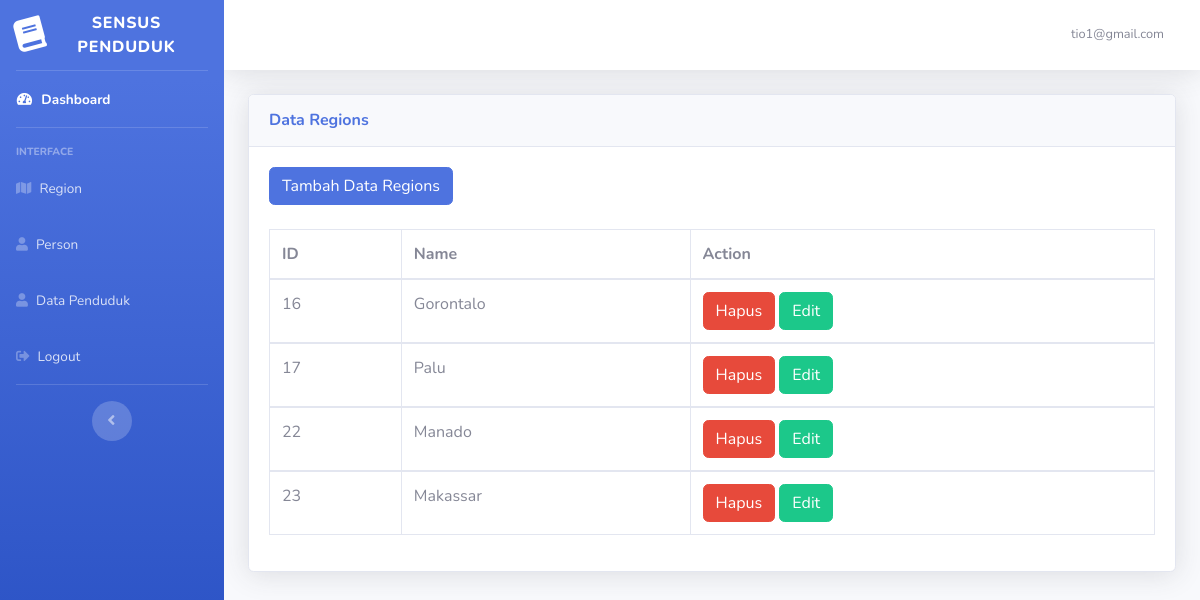
Screenshot of /admin/regions.php (signed in) with the database file from the repository.
### tables this page shows
CREATE TABLE `regions` (
  `id` int(11) NOT NULL,
  `name` varchar(100) NOT NULL,
  `created_at` datetime NOT NULL
);

### admin/regions.php (the view)
<?php
include 'header.php'
?>
        <div class="container-fluid">
          <div class="card shadow mb-4">
            <div class="card-header py-3">
              <h6 class="m-0 font-weight-bold text-primary">Data Regions</h6>
            </div>
            <div class="card-body">
                <a class="btn btn-primary btn-md" href="tambahregion.php">Tambah Data Regions</a>
                    <br>
                    <br>
              <div class="table-responsive">
                <table class="table table-bordered" id="dataTable" width="100%" cellspacing="0">
                  <thead>
                    <tr>
                      <th>ID</th>
                      <th>Name</th>
                      <th>Action</th>
                    </tr>
                  </thead>
        <?php
		include '../config/koneksi.php';
		$data = mysqli_query($koneksi,"select * from regions");
		while($tampil = mysqli_fetch_array($data)){
			?>
                  <tbody>
                    <tr>
                      <td><?php echo $tampil['id']; ?></td>
                      <td><?php echo $tampil['name']; ?></td>
                      <td>
                        <a class="btn btn-danger btn-md" href="hapusregion.php?id=<?php echo $tampil['id']; ?>">Hapus</a>
                        <a class="btn btn-success btn-md" href="editregion.php?id=<?php echo $tampil['id']; ?>">Edit</a>
                    </td>
                    </tr>
                  </tbody>
                  <?php
        }
                  ?>
                </table>
              </div>
            </div>
          </div>
        </div>
 <?php
  include 'footer.php'
  ?>

### rows the page displays
regions: id "16", name "Gorontalo"
regions: id "17", name "Palu"
regions: id "22", name "Manado"
regions: id "23", name "Makassar"

### other values shown
$_SESSION['email'] "tio1@gmail.com"
